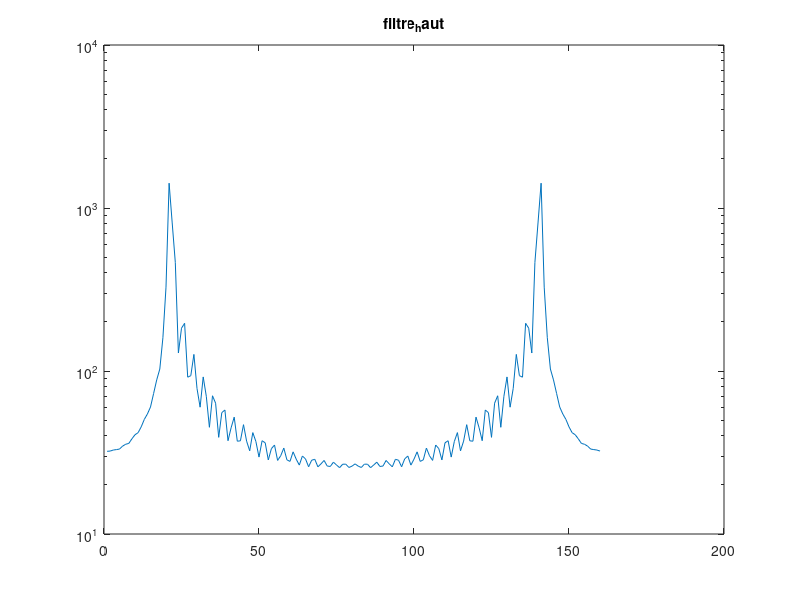

Recreate this plot in MATLAB.
%% Filtrage

f_1 = 6000;
A=1; 
Fe = 48000;
Te = 1/Fe;
Ns = 300;
Ts = Ns*Te;
f_c = 6000;

Var_0 = rand*2*pi;
Var_1 = rand*2*pi;
Donnee = randi([0,100],1);
Fe = 48*10^3;
ordre = 101;
fc = 4000;
Te = 1/Fe;
Debit = 300;
Ns = 1/(Debit*Te);
Nombre_Tot = Ns*length(Donnee);
t = 0:Te:(Nombre_Tot-1)*Te;
Taille_echantillon = ones(1,Ns);
NRZ = kron(Donnee , Taille_echantillon);
T_1 = 0:Te:(Nombre_Tot-1)*Te;
coef = -(ordre-1)/2:1:(ordre-1)/2;
X_1 = (1 - NRZ).*cos(2*pi*f_1*T_1 + Var_0 ) + NRZ.* cos(2*pi*f_1*T_1 + Var_1 );

I = -Nombre_Tot*Te:Nombre_Tot*Te; % Intervalle discret

h_1 = 2*f_c/Fe * sinc(2*coef*(f_c/Fe)); 

Y_1 = filter(h_1,1,X_1);

TF_1 = fft(Y_1);

aTF_1 = abs(TF_1);

semilogy(aTF_1)


title("Représentation de la réponse filtre");


%%filtre passe-haut
h_2 = -h_1;
h_2(floor(length(coef)/2)+1) = 1 + h_2(floor(length(coef)/2));
y_haut = filter(h_2,1,X_1);
TF_2 = fft(y_haut);
aTF_2 = abs(TF_2);
semilogy(aTF_2);

title("filtre_haut");
%DSP



